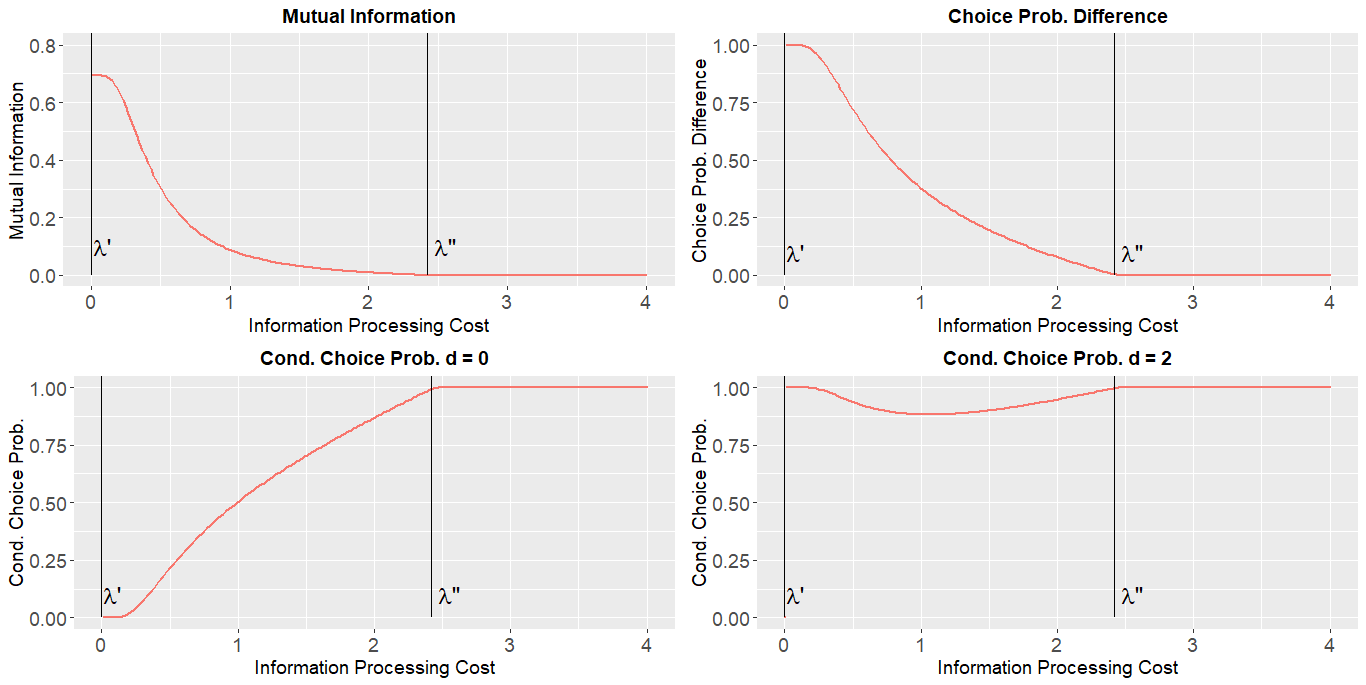

Write the R code that produced this figure.


rm(list = ls())
setwd("C:/Users/Matteo/Desktop/RI/Plots and Tables")
#setwd("C:/Users/Matteo/Desktop/RI/R-codes/R_Files")

source("RICBC_choice_sets_and_incentives.R")
source("RICBC_RI_SC_Choice.R")

set.seed(66)
library(ggplot2)
library(gridExtra)

#In this file we compute choice probabilities, mutual information, and 
# the impact of a change in the complex attribute for an inside good that is the
#only inside option in a simple choice set. Simple attributes are price and brand,
#complex attribute is discount.

X<- matrix(c(1,    2,  
             0,0 ), byrow = TRUE, ncol = 2)
colnames(X) <- c("brand ", "price")

#Initializing-------------------------------------------------------------------------------
beta.vec <- c(1.2, -1,1) #brand, price, discount preferences
lambda <-seq(0.01,4.01, by=0.02) #sequence of information processing costs

rho <- c(0,2) #complex attribute levels
rho.prob <- rep(1, length(rho))/length(rho)

#calculating utilities-----------------------------------------------------------------------
states.and.prior <- CreateStatesAndPrior(X, beta.vec, rho, rho.prob)

#creating space for objects
probs<-matrix(rep(0,2*length(lambda)),ncol=2)
mutual.info<-rep(0,length(lambda))
stateprobs<-array(rep(0,length(lambda)*2*2),dim=c(length(lambda),2,2))
impact.discount<-rep(0,length(lambda))


for (i in 1:length(lambda)){
  choice.probs.output <- CalcChoiceProbsUnderRIWithShannon(
    Omega = states.and.prior[[1]],
    mu = states.and.prior[[2]],
    lambda = lambda[i],
    max.iter = 10^7,
    precision = 10^(-10)     
  )  
  
  mutual.info[i] <- MutualInfo(prior = states.and.prior[[2]], 
                               signal.dist = choice.probs.output[[1]], 
                               posterior = choice.probs.output[[3]])
  
  stateprobs[i,,]=choice.probs.output$`State Dependent Choice Probabilities`
  probs[i,]=choice.probs.output$`Choice Probabilities`
  impact.discount[i]=abs(stateprobs[i,1,1]-stateprobs[i,1,2])
}


#collect choice probs of inside good
#probabilities for bad complex attribute (=0)
state.probs<-rep(0,length(lambda))
for (i in 1:length(lambda)){
  state.probs[i]=stateprobs[i,1,2]
}

#probabilities for good complex attribute (=2)
state.probs2<-rep(0,length(lambda))
for (i in 1:length(lambda)){
  state.probs2[i]=stateprobs[i,1,1]
}

g<-list("Lambda"=lambda,
        "State_Probs"=state.probs,
        "State_Probs2"=state.probs2,
        "Mutual_Info"=mutual.info,
        "Impact_Discount"=impact.discount)
df<-data.frame(g)

test1<-ggplot(data=df, aes(x=Lambda))+
  ggtitle(bquote(bold(paste("Cond. Choice Prob. d = 2"))))+
  geom_line(aes(y =state.probs), size=1, color="#F8766D") + 
  labs(x="Information Processing Cost",y="Cond. Choice Prob.")+
  theme(axis.text=element_text(size=14),
        axis.title=element_text(size=14),
        plot.title = element_text(hjust = 0.5, size = 14))+
  geom_segment( x=0, y =0,aes(xend=0.01, yend=0), size=1,color="#F8766D")+ #little trick until simulator is rewritten to include lambda=0
  geom_segment( x=2.42, y =0,aes(xend=2.42, yend=1.5), size=0.6, color="black", linetype="solid")+
  annotate("text", x=2.55, y=0.1, label= expression(paste(lambda,"''")), size=6) +
  geom_segment( x=0, y =0,aes(xend=0, yend=1.5), size=0.6, color="black", linetype="solid")+
  annotate("text", x=0.08, y=0.1, label= expression(paste(lambda,"'")), size=6) +
  
  coord_cartesian( ylim = c(0, 1))

test12<-ggplot(data=df, aes(x=Lambda))+
  ggtitle(bquote(bold(paste("Cond. Choice Prob. d = 0"))))+
  geom_line(aes(y =state.probs2), size=1, color="#F8766D") + 
  labs(x="Information Processing Cost",y="Cond. Choice Prob.")+
  theme(axis.text=element_text(size=14),
        axis.title=element_text(size=14),
        plot.title = element_text(hjust = 0.5, size = 14))+
  #geom_segment( x=0, y =1,aes(xend=0.01, yend=1), size=1,color="#F8766D")+ #little trick until simulator is rewritten to include lambda=0
  geom_segment( x=2.42, y =0,aes(xend=2.42, yend=1.5), size=0.6, color="black", linetype="solid")+
  annotate("text", x=2.55, y=0.1, label= expression(paste(lambda,"''")), size=6) +
  geom_segment( x=0, y =0,aes(xend=0, yend=1.5), size=0.6, color="black", linetype="solid")+
  annotate("text", x=0.08, y=0.1, label= expression(paste(lambda,"'")), size=6) +
  
  coord_cartesian( ylim = c(0, 1))

test2<-ggplot(data=df, aes(x=Lambda))+
  ggtitle(bquote(bold(paste("Mutual Information"))))+
  geom_line(aes(y =mutual.info), size=1, color="#F8766D") + 
  labs(x="Information Processing Cost",y="Mutual Information")+
  theme(axis.text=element_text(size=14),
        axis.title=element_text(size=14),
        plot.title = element_text(hjust = 0.5, size = 14))+
 
  geom_segment( x=2.42, y =0,aes(xend=2.42, yend=1.5), size=0.6, color="black", linetype="solid")+
  annotate("text", x=2.55, y=0.1, label= expression(paste(lambda,"''")), size=6) +
  geom_segment( x=0, y =0,aes(xend=0, yend=1.5), size=0.6, color="black", linetype="solid")+
  annotate("text", x=0.08, y=0.1, label= expression(paste(lambda,"'")), size=6) +
  
   coord_cartesian( ylim = c(0, 0.8))

test3<-ggplot(data=df, aes(x=Lambda))+
  ggtitle(bquote(bold(paste("Choice Prob. Difference"))))+
  geom_line(aes(y =impact.discount), size=1, color="#F8766D") + 
  labs(x="Information Processing Cost",y="Choice Prob. Difference")+
  theme(axis.text=element_text(size=14),
        axis.title=element_text(size=14),
        plot.title = element_text(hjust = 0.5, size = 14))+
  geom_segment( x=2.42, y =0,aes(xend=2.42, yend=1.5), size=0.6, color="black", linetype="solid")+
  annotate("text", x=2.55, y=0.1, label= expression(paste(lambda,"''")), size=6) +
  geom_segment( x=0, y =0,aes(xend=0, yend=1.5), size=0.6, color="black", linetype="solid")+
  annotate("text", x=0.08, y=0.1, label= expression(paste(lambda,"'")), size=6) +
  
   coord_cartesian( ylim = c(0, 1))

#windows(height=3.3, width=6)
#par(mfrow=c(1,2))
#grid.arrange(test2,test3,ncol=2)

#windows(height=3.3, width=6)
#par(mfrow=c(1,2))
#grid.arrange(test1,test12,ncol=2)

windows(height=4, width=6)
par(mfrow=c(2,2))
grid.arrange(test2,test3,test12,test1,ncol=2)
